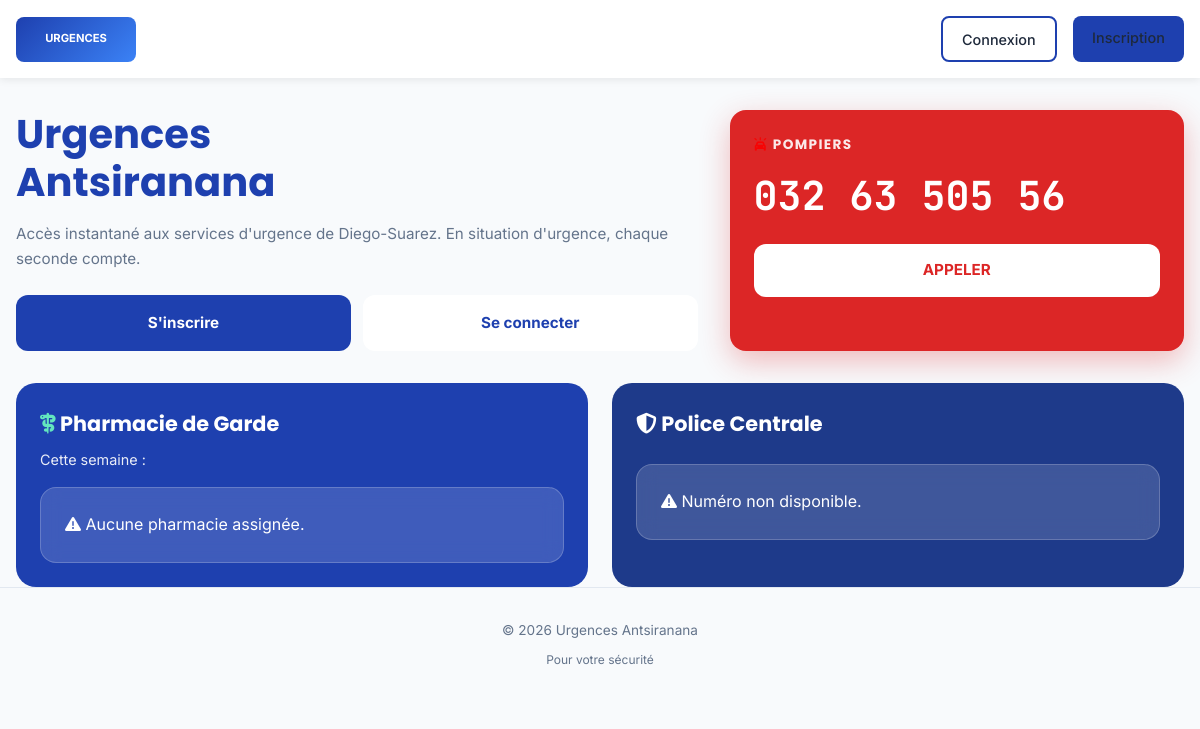
Before: / with the older database file.
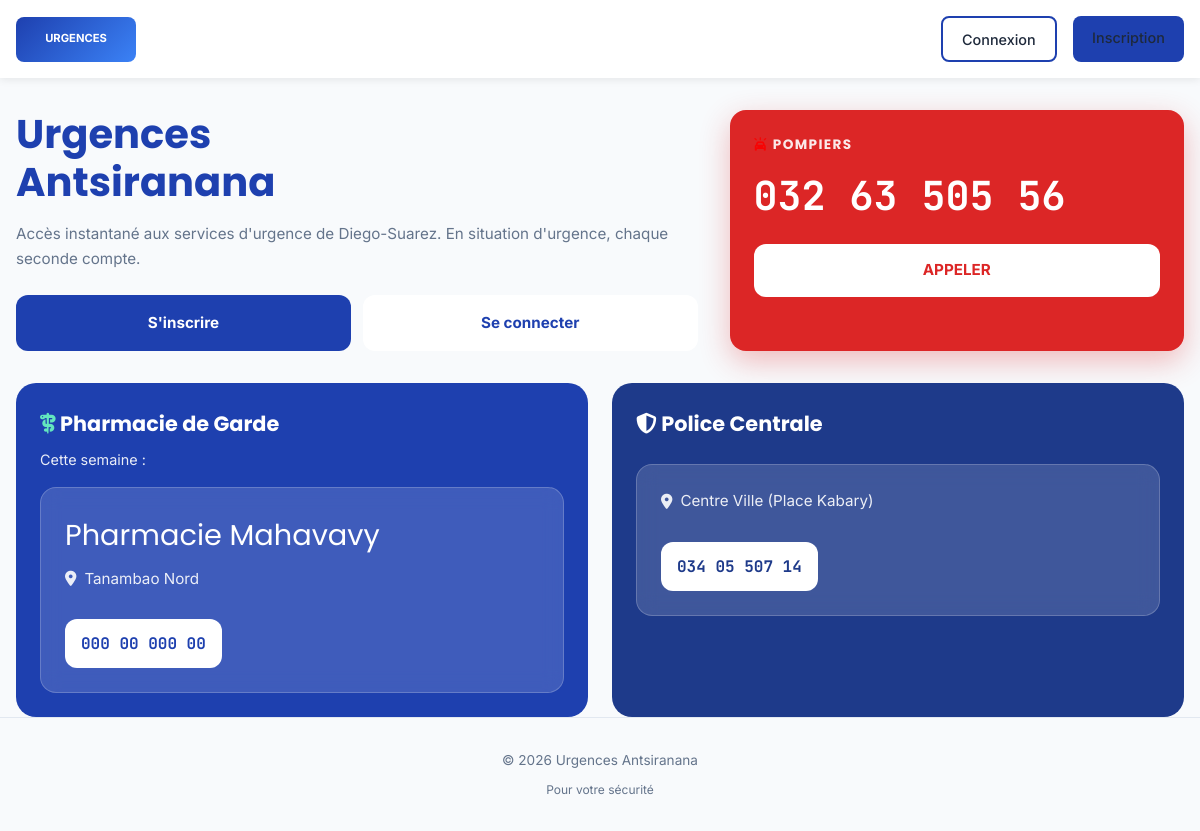
After: the same page with the newer database file.
### tables this page shows
CREATE TABLE `service` (
  `id_service` int(11) NOT NULL,
  `libelle` varchar(255) NOT NULL,
  `telephone` varchar(50) NOT NULL,
  `adresse` varchar(255) NOT NULL,
  `latitude` decimal(10,7) DEFAULT NULL,
  `longitude` decimal(10,7) DEFAULT NULL,
  `id_quartier` int(11) NOT NULL,
  `id_type` int(11) NOT NULL,
  `actif` tinyint(1) NOT NULL DEFAULT 1,
  `description` text DEFAULT NULL,
  `date_creation` timestamp NOT NULL DEFAULT current_timestamp(),
  `date_modification` timestamp NOT NULL DEFAULT current_timestamp() ON UPDATE current_timestamp()
);

CREATE TABLE `quartier` (
  `id_quartier` int(11) NOT NULL,
  `nom_quartier` varchar(100) NOT NULL,
  `latitude` decimal(10,7) DEFAULT NULL,
  `longitude` decimal(10,7) DEFAULT NULL
);

### includes/db_connect.php (called while the page is built, shortened)
<?php
function getPharmacieGarde($pdo) {
    $today = date('Y-m-d');
    $stmt = $pdo->prepare("
        SELECT s.libelle AS nom_service, s.telephone AS numero_telephone, q.nom_quartier
        FROM garde g
        JOIN service s ON g.id_service = s.id_service
        JOIN type_service ts ON s.id_type = ts.id_type
        JOIN quartier q ON s.id_quartier = q.id_quartier
        WHERE :today BETWEEN g.date_debut AND g.date_fin
          AND ts.nom_type = 'Pharmacie'
          AND s.actif = 1
        ORDER BY g.date_debut DESC
        LIMIT 1
    ");
    $stmt->execute(['today' => $today]);
    $result = $stmt->fetch(PDO::FETCH_ASSOC);
    return $result ?: null;
}
?>

### index.php (the view, shortened to what this page needs)
<?php
require_once './includes/db_connect.php';
$is_logged_in = isset($_SESSION["id_utilisateur"]);
$pharmacie_garde = getPharmacieGarde($pdo);
$stmt_police = $pdo->prepare(
    "SELECT s.libelle AS nom_service, s.telephone AS numero_telephone, s.adresse, q.nom_quartier
     FROM service s
     JOIN quartier q ON s.id_quartier = q.id_quartier
     WHERE s.libelle = 'Police Centrale'
     LIMIT 1"
);
$stmt_police->execute();
$police_centrale = $stmt_police->fetch(PDO::FETCH_ASSOC);
?>
<!DOCTYPE html>
<html lang="fr">
<head>
    <link rel="stylesheet" href="./asset/icon/fontAwesome/all.min.css">
</head>
<body>
    <header>
        <div class="container">
            <a href="index.php" class="logo-placeholder">URGENCES</a>
            <nav class="nav-links">
                <?php if ($is_logged_in): ?>
                    <div style="display: flex; gap: 1rem; align-items: center;">
                        <a href="#" style="color: var(--blue-deep); font-weight: 600;">👤 <?php echo htmlspecialchars($_SESSION['user_prenom']); ?></a>
                        <a href="logout.php" style="background: var(--red-emergency); color: white; padding: 0.6rem 1.2rem; border-radius: 8px; text-decoration: none; font-weight: 600;">Déconnexion</a>
                    </div>
                <?php else: ?>
                    <div class="auth-buttons">
                        <a href="login.php" class="btn-login">Connexion</a>
                        <a href="register.php" class="btn-register">Inscription</a>
                    </div>
                <?php endif; ?>
            </nav>
        </div>
    </header>
    <main class="container">
        <section class="hero fade-in">
            <div class="hero-content">
                <h1>Urgences<br>Antsiranana</h1>
                <p>Accès instantané aux services d'urgence de Diego-Suarez. En situation d'urgence, chaque seconde compte.</p>
                <?php if (!$is_logged_in): ?>
                    <div class="cta-buttons">
                        <a href="register.php" class="cta-primary">S'inscrire</a>
                        <a href="login.php" class="cta-secondary">Se connecter</a>
                    </div>
                <?php endif; ?>
            </div>
            <div class="emergency-banner">
                <h2><i class="fa-solid fa-car-on" style="color: rgb(250, 0, 0);"></i> Pompiers</h2>
                <span class="phone-number">032 63 505 56</span>
                <a href="tel:0326350556" class="btn-call">APPELER</a>
            </div>
        </section>
        <div class="guard-row">
            <section id="pharmacie" class="guard-block pharmacy-guard fade-in" style="animation-delay: 0.2s;">
                <div class="guard-content">
                    <div class="guard-info">
                        <h2><i class="fa-solid fa-staff-snake" style="color: rgb(99, 230, 190);"></i> Pharmacie de Garde</h2>
                        <p style="font-size: 0.9rem; opacity: 0.9;">Cette semaine :</p>
                    </div>
                    <?php if ($pharmacie_garde): ?>
                        <div class="guard-card-highlight">
                            <div class="guard-name"><?php echo htmlspecialchars($pharmacie_garde['nom_service']); ?></div>
                            <div class="guard-location"><i class="fa-solid fa-location-dot"></i> <?php echo htmlspecialchars($pharmacie_garde['nom_quartier']); ?></div>
                            <a href="tel:<?php echo str_replace(' ', '', $pharmacie_garde['numero_telephone']); ?>" class="guard-call">
                                <span class="phone-number"><?php echo htmlspecialchars($pharmacie_garde['numero_telephone']); ?></span>
                            </a>
                        </div>
                    <?php else: ?>
                        <div class="guard-card-highlight">
                            <p><i class="fa-solid fa-exclamation-triangle"></i> Aucune pharmacie assignée.</p>
                        </div>
                    <?php endif; ?>
                </div>
            </section>
            <section id="police" class="guard-block police-guard fade-in" style="animation-delay: 0.3s;">
                <div class="guard-content">
                    <div class="guard-info">
                        <h2><i class="fa-solid fa-shield-halved"></i> Police Centrale</h2>
                    </div>
                    <?php if ($police_centrale): ?>
                        <div class="guard-card-highlight">
                            <div class="guard-location"><i class="fa-solid fa-location-dot"></i> <?php echo htmlspecialchars($police_centrale['adresse']); ?> (<?php echo htmlspecialchars($police_centrale['nom_quartier']); ?>)</div>
                            <a href="tel:<?php echo str_replace(' ', '', $police_centrale['numero_telephone']); ?>" class="guard-call">
                                <span class="phone-number"><?php echo htmlspecialchars($police_centrale['numero_telephone']); ?></span>
                            </a>
                        </div>
                    <?php else: ?>
                        <div class="guard-card-highlight">
                            <p><i class="fa-solid fa-exclamation-triangle"></i> Numéro non disponible.</p>
                        </div>
                    <?php endif; ?>
                </div>
            </section>
        </div>
    </main>
    <footer>
        <div class="container">
            <p>&copy; 2026 Urgences Antsiranana</p>
            <p style="font-size: 0.75rem; margin-top: 0.5rem;">Pour votre sécurité</p>
        </div>
    </footer>
</body>
</html>

Changed rows visible on the page:
added service: libelle "Pharmacie Mahavavy", id_quartier.nom_quartier "Tanambao Nord", telephone "000 00 000 00"
added service: adresse "Centre Ville", id_quartier.nom_quartier "Place Kabary", telephone "034 05 507 14"
Other visible differences:
text no longer shown: "Aucune pharmacie assignée. Numéro non disponible."
